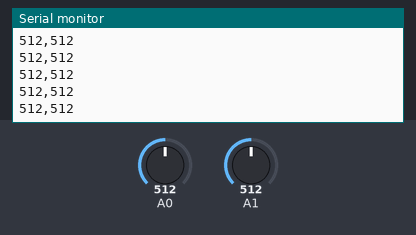
Simulated run of this sketch. Board: Arduino Uno, built with avr-gcc and run on an emulated ATmega328P. Shown: the last lines printed to the serial monitor. The test bench sets the inputs (shaded band); at power-on: A0 = 512, A1 = 512.

Above: at 1.2 s.
1.3 s: A0 set to 716
At 1.31 s:
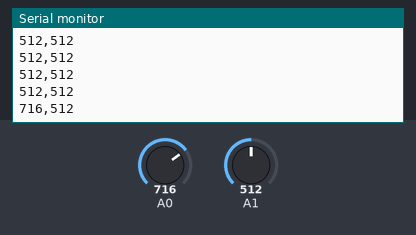
2.8 s: A1 set to 716
At 2.82 s:
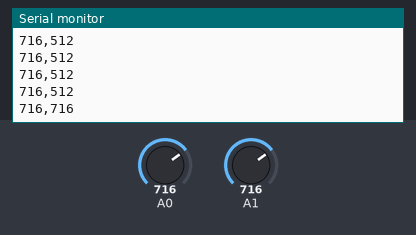
4.3 s: A0 set to 900
At 4.33 s:
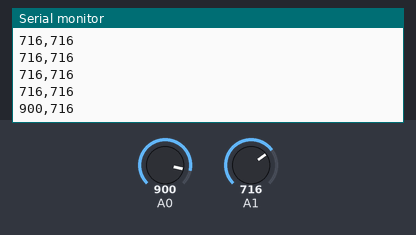
5.8 s: A1 set to 900
At 5.84 s:
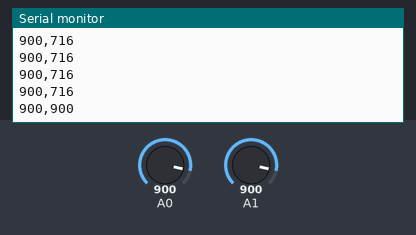
Timing chart, 0 to 8.3 s (numbered marks = the images above; inputs shaded):
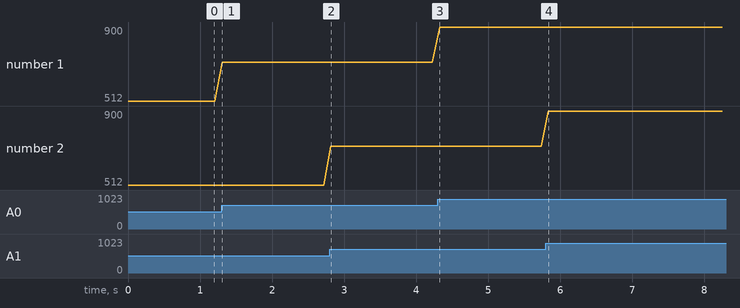

The sketch:

HW13_Arduino.ino
```cpp
void setup() {
  Serial.begin(9600);
}

void loop() {
  // read sensor inputs
  int a0Val = analogRead(A0);
  int a1Val = analogRead(A1);

  // print the values of a0Val input and a1Val input in one line, seperated by a comma
  Serial.print(a0Val);
  Serial.print(",");
  Serial.println(a1Val);

  delay(100);
}
```

Measured:
- after the input at 1.3 s, the serial monitor: prints a new line at once (image 1)
- after the input at 2.8 s, the serial monitor: prints a new line at once (image 2)
- after the input at 4.3 s, the serial monitor: prints a new line at once (image 3)
- after the input at 5.8 s, the serial monitor: prints a new line at once (image 4)
- plotted number 1: 512 → 716 after the input at 1.3 s, 716 → 900 after the input at 4.3 s
